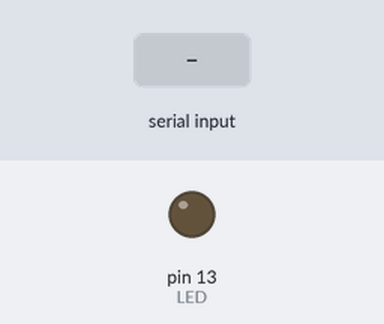
Simulated run of this sketch. Board: Arduino Uno, built with avr-gcc and run on an emulated ATmega328P. Shown: output pins drawn as LEDs (lit = HIGH). The test bench sets the inputs (shaded band).

Above: at 1.2 s.
1.3 s: "1" received over Serial
At 1.8 s:
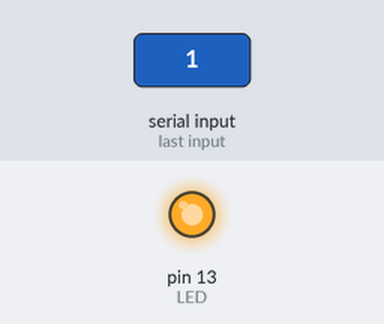
2.8 s: "0" received over Serial
At 4.1 s:
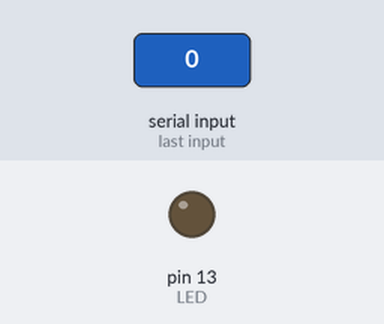
Timing chart, 0 to 5.8 s (numbered marks = the images above; inputs shaded):
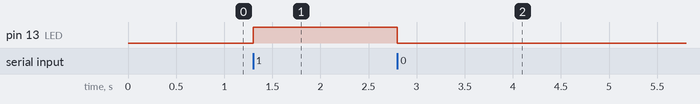

Measured:
- after the input at 1.3 s, pin 13 (LED): LOW → HIGH at once
- after the input at 2.8 s, pin 13 (LED): HIGH → LOW at once

The sketch:

arduino.ino
```cpp
const int LED = 13;

void setup() {
  Serial.begin(9600);
  pinMode(LED,OUTPUT);
}

void loop() {
   if (Serial.available()){
    switch(Serial.read()){
      case '0':
        digitalWrite(LED,LOW);
      break;
      case '1':
        digitalWrite(LED,HIGH);
      break;
    }
  }
}
```
